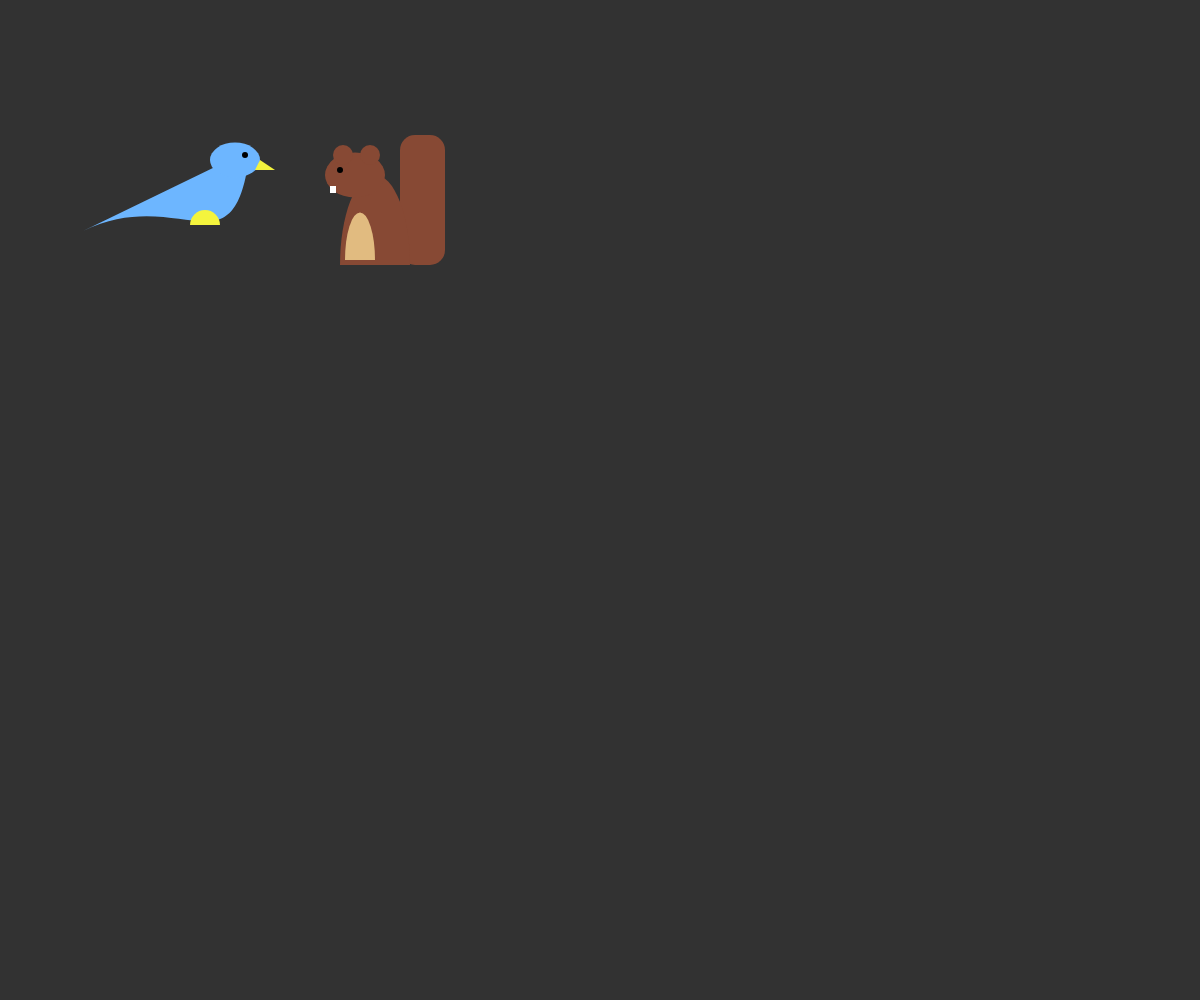
Frame 1 (no input)
Frame 60 (no input): identical to frame 1, image omitted
Frame 120 (the mouse pressed at the canvas centre since frame 60): identical to frame 1, image omitted

The p5.js sketch that drew this single still picture (run headless with seeded random() and noise() and a simulated clock; from frame 60 on, the mouse is pressed at the canvas centre):

// p5.js sketch
// ── sketch.js
//mmp 310 week 1
//interactive story
//characters sketch
//by erin brady

function setup() {
    createCanvas(windowWidth, windowHeight);
}

function draw() {
    background(50);
    
    
    var birdX = 250;
    var birdY = 150; //150
    var birdXY2 = 183; //183
    var birdX3 = 83; //83
    var birdY3 = 231; //231
    var bHeadWidth = 50; //50
    var bHeadHeight = 35; //35
    var eyeSize = 6;
    var bFootSize = 30;

    //first character bird
    fill('#6db6ff');
        noStroke();

    //bird body
    beginShape();
    vertex(birdX, birdY);
    bezierVertex(birdX - 15, birdY + 130, birdXY2, birdXY2, birdX3, birdY3);
    endShape(CLOSE)

    ellipse(birdX - 15, birdY + 10, bHeadWidth, bHeadHeight); // bird head

    // bird eye
    fill('black');
    ellipse(birdX - 5, birdY + 5, eyeSize, eyeSize);

    fill('#f4f43d');
    triangle(birdX + 5, birdY + 20, birdX + 10, birdY + 10, birdX + 25, birdY + 20); // bird beak
    arc(birdX - 45, birdY + 75, bFootSize, bFootSize, -PI, 0, CHORD); //bird foot


    //2nd character squirrel
    fill('#874934');
//    strokeWeight(1);
    rect(400, 135, 45, 130, 15); //squirrel tail
    arc(375, 265, 70, 180, -PI, 0, CHORD); // squirrel body
    ellipse(355, 175, 60, 45); //squirrel head
    ellipse(343, 155, 20, 20); //squirrel left ear
    ellipse(370, 155, 20, 20); //squirrel right ear
    //squirrel tummy
    fill('#e1bb80');
    arc(360, 260, 30, 95, -PI, 0, CHORD);
    
    fill('white');
    rect(330, 186, 6, 7); //squirrel tooth
    
    fill('black');
    ellipse(340, 170, eyeSize, eyeSize); //squirrel eye
}
